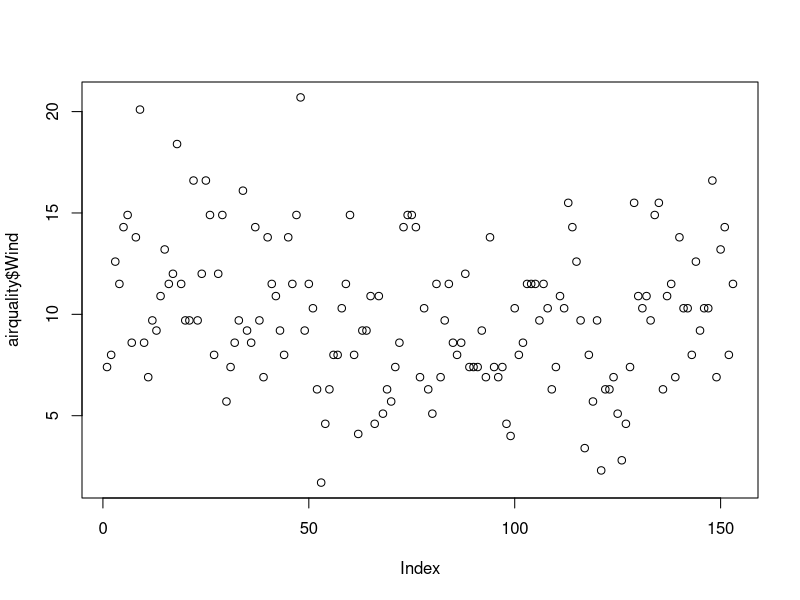
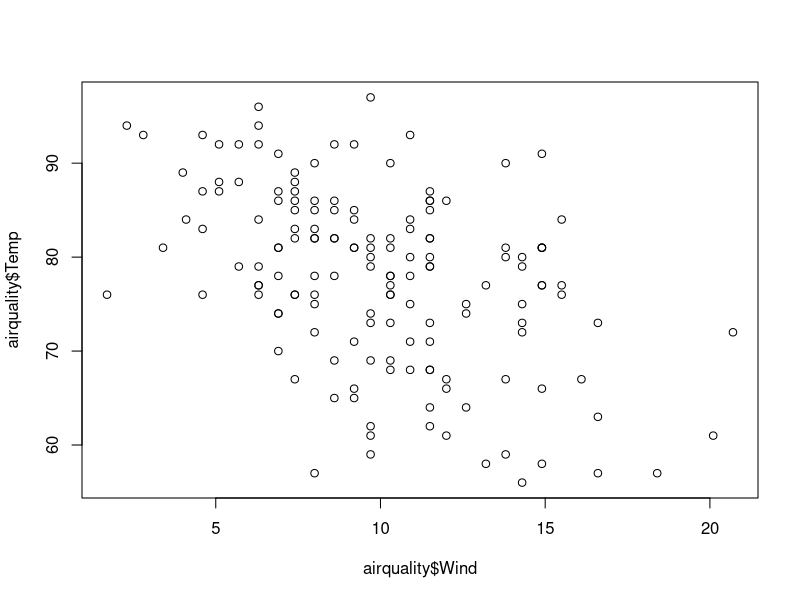
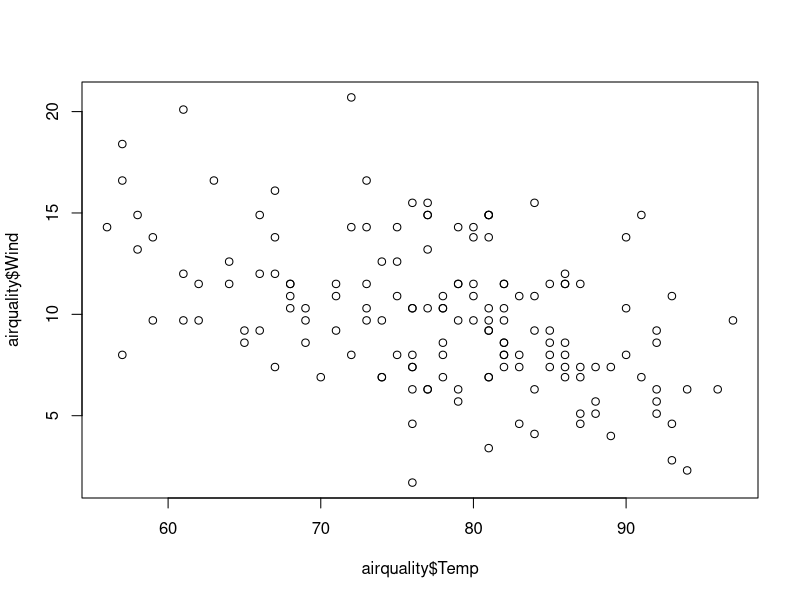
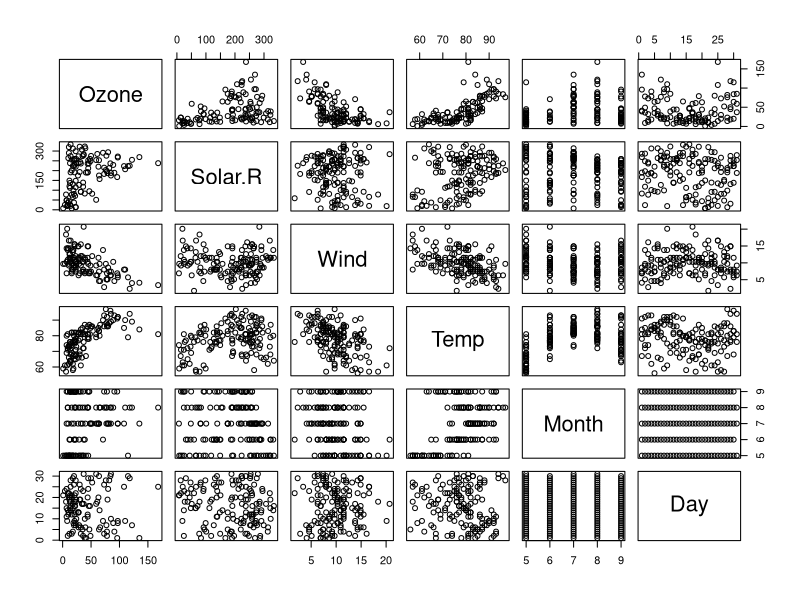
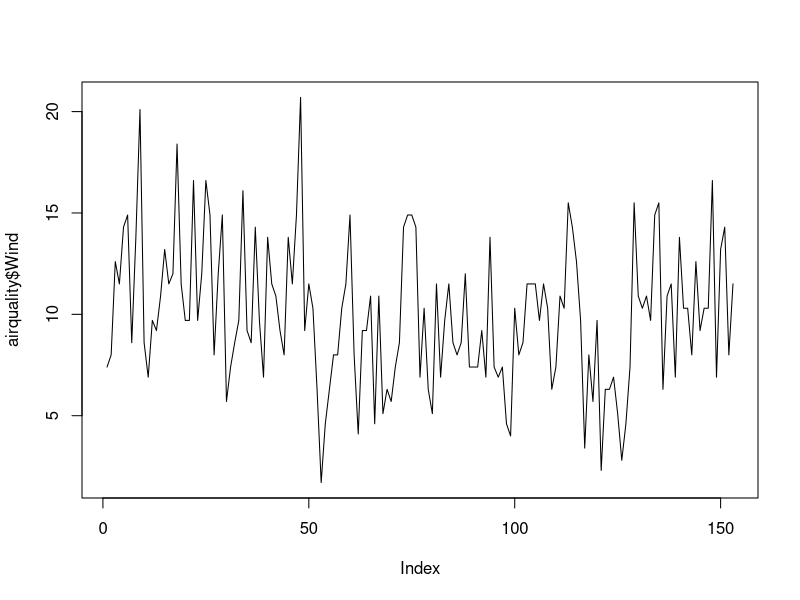
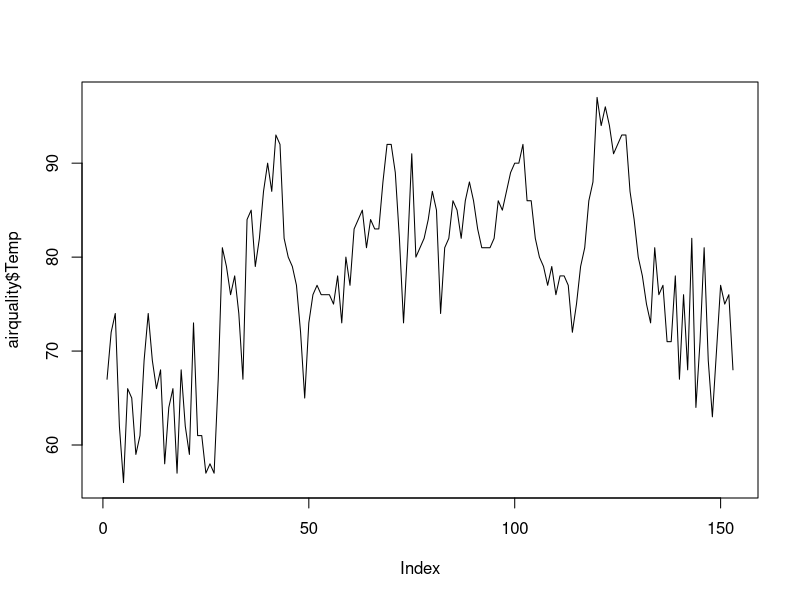
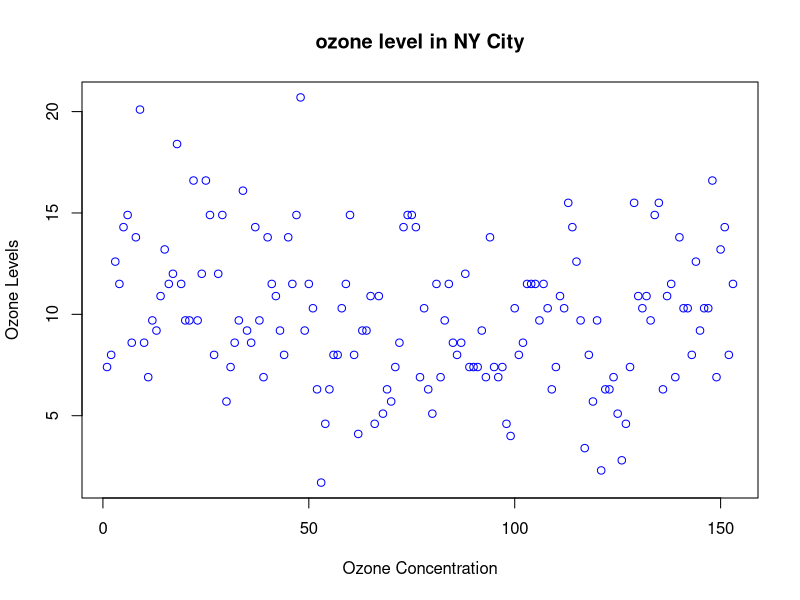
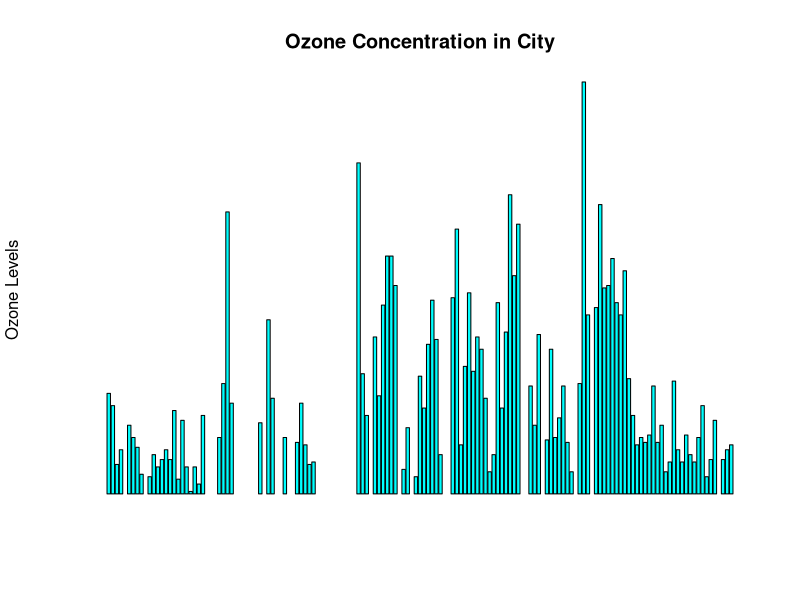

The R source for these figures, in order: (Note: this script raises an error after producing the figures.)
airquality <- datasets::airquality

#Top 10 rows nd last 10 rows
head(airquality,10)
tail(airquality,10)

#Column
airquality[,c(1,2)]
df<-airquality[,-6]
summary(airquality[,1])
airquality$Wind

#This is Test 

#Summary of data
summary(airquality$Wind)
summary(airquality$Temp)
summary(airquality)

#To Find Structure OF Data
str(airquality)

#Plotting the Data
plot(airquality$Wind)
plot(airquality$Wind,airquality$Temp,type="p")
plot(airquality$Temp,airquality$Wind,type="p")
plot(airquality)
#Plotting in Points and Lines
plot(airquality$Wind,type ="l")
plot(airquality$Temp,type ="l")
plot(airquality$Wind,xlab="Ozone Concentration",ylab = "Ozone Levels",
     col='blue',main = "ozone level in NY City")

#Horizontal Bar Plot
barplot(airquality$Ozone,main = 'Ozone Concentration in City',ylab = 'Ozone Levels',
        col='cyan',horiz=F,axes=F)

#Histogram
hist(airquality$Temp)
hist(airquality$Temp,main='Solar Radiation Values in Air',xlab = 'Solar Radiation',col='green')

#Single Box Plot
boxplot(airquality$Temp,main='Boxplot')

#Multiple Box Plot
boxplot(airquality[,1:4],main='Multiple')

#Displaying Multiple Graphs
par(mfrow=c(3,3),mar=c(2,5,2,1),las=0,bty="0")
#Plotting:
plot(airquality$Ozone)
plot(airquality$Ozone,airquality$Wind)
plot(airquality$Ozone,type="l")
plot(airquality$Ozone,type="l")
plot(airquality$Ozone,type="l")
barplot(airquality$Ozone,main = 'Ozone Concentration in City',ylab = 'Ozone Levels',
        col='cyan',horiz=F,axes=F)
hist(airquality$Solar.R)
boxplot(airquality$Solar.R)
boxplot(airquality[,0:4],main="Multiple Boxplots")

